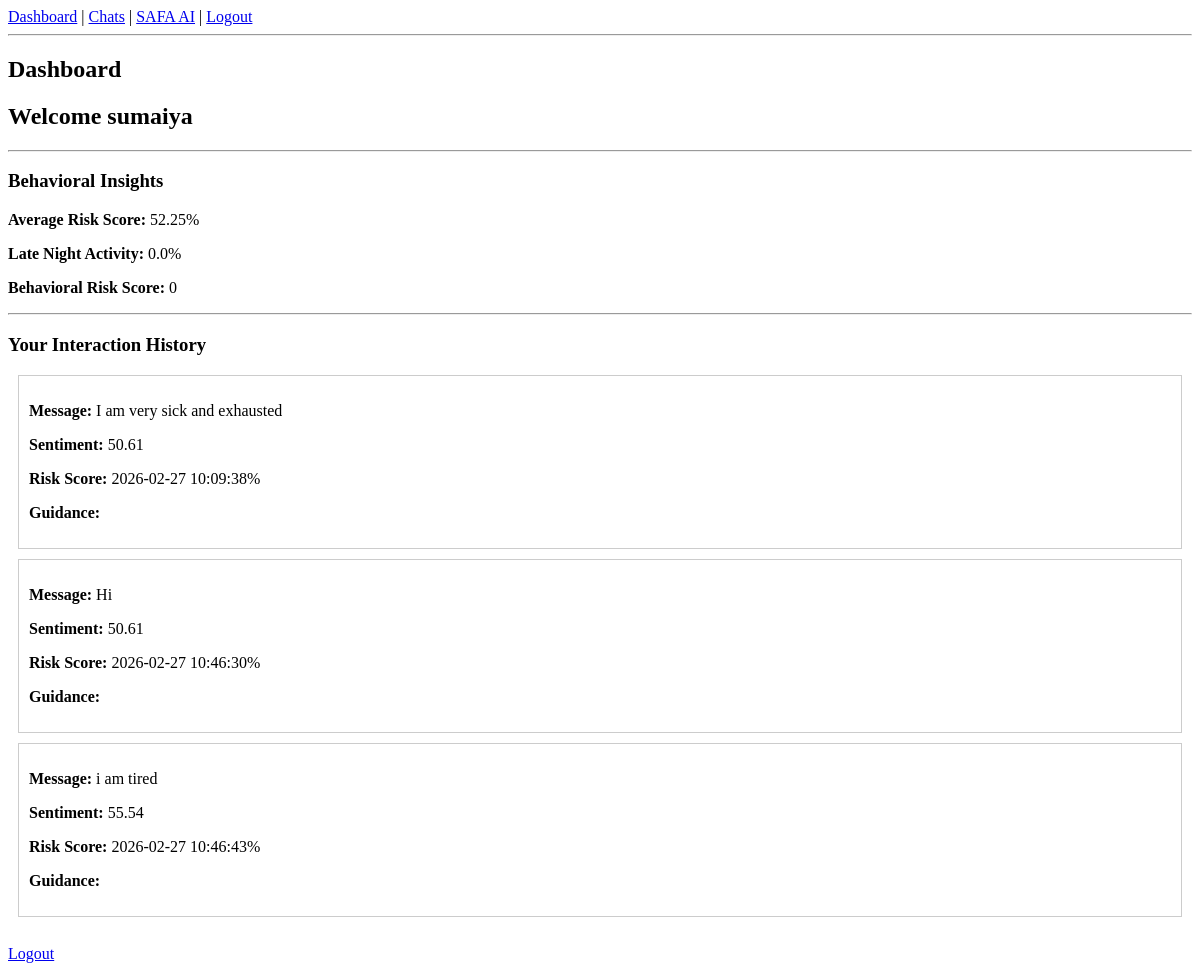
The app's page /dashboard (signed in) with its own data.
### tables this page shows
CREATE TABLE interactions (
        id INTEGER PRIMARY KEY AUTOINCREMENT,
        user_id INTEGER NOT NULL,
        message TEXT NOT NULL,
        sentiment REAL,
        risk_score REAL,
        guidance TEXT,
        timestamp DATETIME DEFAULT CURRENT_TIMESTAMP,
        FOREIGN KEY(user_id) REFERENCES users(id)
    );

### app.py (the view)
@app.route("/dashboard")
def dashboard():
    if "user_id" not in session:
        return redirect(url_for("login"))
    user_id = session["user_id"]
    history = get_user_history(user_id)
    timestamps = get_user_activity(user_id)
    late_night_ratio = calculate_late_night_usage(timestamps)
    behavior_risk = calculate_behavioral_risk(user_id)
    import sqlite3
    conn = sqlite3.connect("database.db")
    cursor = conn.cursor()
    cursor.execute("""
        SELECT AVG(risk_score)
        FROM interactions
        WHERE user_id = ?
    """, (user_id,))
    avg_risk = cursor.fetchone()[0]
    if avg_risk:
        avg_risk = round(avg_risk, 2)
    else:
        avg_risk = 0
    conn.close()
    return render_template(
        "dashboard.html",
        username=session["username"],
        history=history,
        late_night_ratio=round(late_night_ratio * 100, 2),
        behavior_risk=behavior_risk,
        avg_risk=avg_risk
    )

### behavior/behavior_analyzer.py (called while the page is built)
def get_user_activity(user_id):
    conn = sqlite3.connect(DB_NAME)
    cursor = conn.cursor()
    cursor.execute("""
        SELECT timestamp FROM interactions
        WHERE user_id = ?
    """, (user_id,))
    rows = cursor.fetchall()
    conn.close()
    return [datetime.fromisoformat(r[0]) for r in rows]

def calculate_late_night_usage(timestamps):
    late_night_count = 0
    for ts in timestamps:
        if 0 <= ts.hour <= 4:
            late_night_count += 1
    if len(timestamps) == 0:
        return 0
    return late_night_count / len(timestamps)

def calculate_daily_frequency(timestamps):
    today = datetime.now().date()
    count = 0
    for ts in timestamps:
        if ts.date() == today:
            count += 1
    return count

def weekly_activity_trend(timestamps):
    today = datetime.now()
    last_week = today - timedelta(days=7)
    recent = 0
    older = 0
    for ts in timestamps:
        if ts >= last_week:
            recent += 1
        else:
            older += 1
    if older == 0:
        return 0
    return (recent - older) / max(older, 1)

def calculate_behavioral_risk(user_id):
    timestamps = get_user_activity(user_id)
    late_night_ratio = calculate_late_night_usage(timestamps)
    daily_freq = calculate_daily_frequency(timestamps)
    weekly_trend = weekly_activity_trend(timestamps)
    risk = 0
    if late_night_ratio > 0.3:
        risk += 20
    if daily_freq > 15:
        risk += 15
    if weekly_trend < -0.5:
        risk += 20
    return min(risk, 50)  # behavioral risk max 50

### storage/interaction_store.py (called while the page is built)
def get_user_history(user_id):
    import sqlite3
    conn = sqlite3.connect("database.db")
    cursor = conn.cursor()
    cursor.execute("""
        SELECT message, risk_score, timestamp
        FROM interactions
        WHERE user_id = ?
        ORDER BY timestamp ASC
    """, (user_id,))
    history = cursor.fetchall()
    conn.close()
    return history

### templates/dashboard.html (shortened to what this page needs)
{% extends "base.html" %}
{% block content %}
<h2>Dashboard</h2>
<h2>Welcome {{ username }}</h2>
<hr>
<h3>Behavioral Insights</h3>
<p><strong>Average Risk Score:</strong> {{ avg_risk }}%</p>
<p><strong>Late Night Activity:</strong> {{ late_night_ratio }}%</p>
<p><strong>Behavioral Risk Score:</strong> {{ behavior_risk }}</p>
<hr>
<h3>Your Interaction History</h3>
{% for item in history %}
    <div style="border:1px solid #ccc; padding:10px; margin:10px;">
        <p><strong>Message:</strong> {{ item[0] }}</p>
        <p><strong>Sentiment:</strong> {{ item[1] }}</p>
        <p><strong>Risk Score:</strong> {{ item[2] }}%</p>
        <p><strong>Guidance:</strong> {{ item[3] }}</p>
    </div>
{% endfor %}
<br>
<a href="/logout">Logout</a>
{% endblock %}

### records on screen
interactions: message "I am very sick and exhausted", risk_score "50.61", timestamp "2026-02-27 10:09:38"
interactions: message "Hi", risk_score "50.61", timestamp "2026-02-27 10:46:30"
interactions: message "i am tired", risk_score "55.54", timestamp "2026-02-27 10:46:43"

### other values on screen
{{ username }} "sumaiya"
{{ avg_risk }} "52.25"
{{ late_night_ratio }} "0.0"
{{ behavior_risk }} "0"
